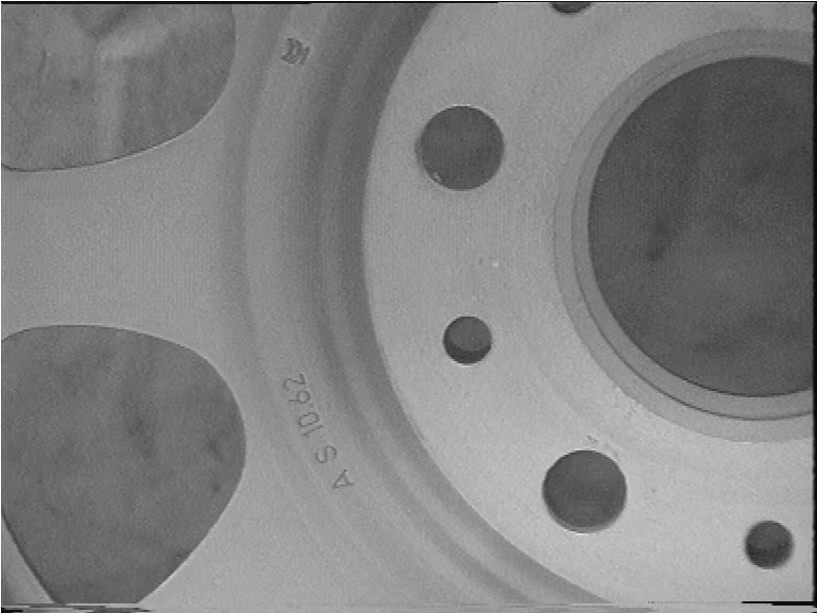
//> input picture yuankong.jpg, 818 x 614 px
$ ./hole   (built with g++ and OpenCV 4)
//> lines starting //> are read from the running program, lines starting //| are printed output that depends on the picture; after the words box and inside, x2 and y2 are one past the last pixel; in counts of white or black regions, pixels touching at a corner belong together
// 圆孔检测：CLAHE 增强 + 霍夫圆变换
// 输入：yuankong.jpg   输出：result/hole_*.png
#include <opencv2/opencv.hpp>
#include <iostream>
#include <vector>
#include <filesystem>
#include <algorithm>

using namespace cv;
using namespace std;
namespace fs = std::filesystem;

int main() {
    // 1. 读图（兼容从 build/ 或项目根目录运行）
    string imgPath;
    for (const string& p : {string("../yuankong.jpg"), string("yuankong.jpg")}) {
        if (fs::exists(p)) {
            imgPath = p;
            break;
        }
    }
    if (imgPath.empty()) {
        cout << "错误：找不到 yuankong.jpg，请检查路径。" << endl;
        return -1;
    }

    Mat image = imread(imgPath, IMREAD_COLOR);
//> image is the input picture: 614 rows x 818 cols, CV_8UC3; min 0, max 255, mean 130.4
    if (image.empty()) {
        cout << "错误：无法读取图像: " << imgPath << endl;
        return -1;
    }

    Mat output_image = image.clone();

    // 2. 灰度 + CLAHE 局部对比度增强
    //    原图孔与背景灰度差很小（约 20 级），直接阈值不可靠，用 CLAHE 拉开差距
    Mat gray;
    cvtColor(image, gray, COLOR_BGR2GRAY);

    Ptr<CLAHE> clahe = createCLAHE(3.0, Size(8, 8));
    Mat enhanced;
    clahe->apply(gray, enhanced);
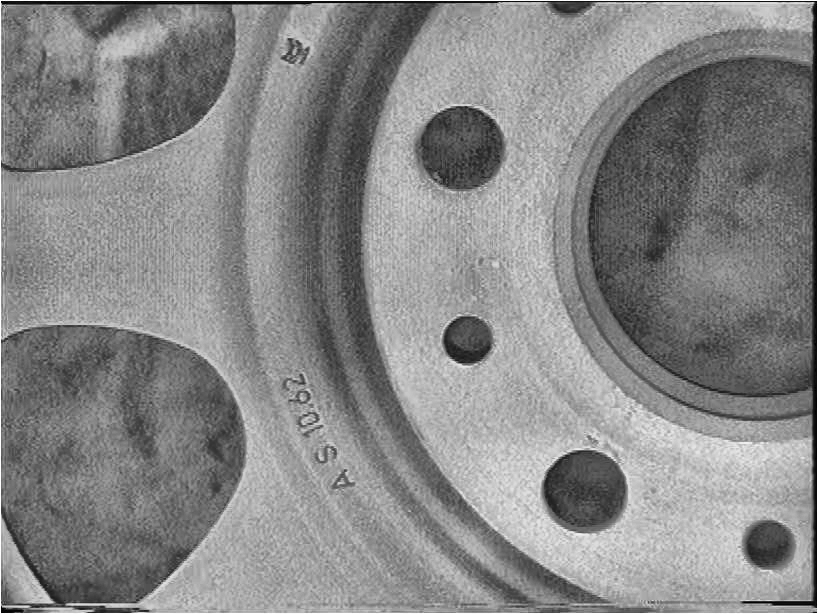
//> enhanced: 614 rows x 818 cols, CV_8UC1; min 0, max 255, mean 134.9

    // 3. 高斯模糊抑制噪声（霍夫圆对噪声敏感）
    Mat blurred;
    GaussianBlur(enhanced, blurred, Size(9, 9), 2.0);

    // 4. 霍夫圆变换
    //    dp=1           与原图同分辨率
    //    minDist=60     两圆心最小间距，避免同一孔被重复检出
    //    param1=120     Canny 高阈值
    //    param2=28      累加器阈值，越大越严格
    //    minRadius/maxRadius  限定小圆孔，排除右侧大孔（半径约 150）
    vector<Vec3f> circles;
    HoughCircles(blurred, circles, HOUGH_GRADIENT,
                 /*dp=*/1, /*minDist=*/60,
                 /*param1=*/120, /*param2=*/28,
                 /*minRadius=*/15, /*maxRadius=*/60);
//> circles = 4 circles (x, y, radius): [584.5, 492.5, 42.5], [460.5, 148.5, 42], [467.5, 340.5, 24.3], [767.5, 545.5, 26.3]

    cout << "霍夫检测到候选圆: " << circles.size() << " 个" << endl;
//| 霍夫检测到候选圆: 4 个

    // 5. 按面积排序后编号（面积从大到小），保证输出稳定
    sort(circles.begin(), circles.end(), [](const Vec3f& a, const Vec3f& b) {
        return a[2] * a[2] > b[2] * b[2];
    });
//> circles = 4 items: [584.5, 492.5, 42.5], [460.5, 148.5, 42], [767.5, 545.5, 26.3], [467.5, 340.5, 24.3]

    int count = 0;
    for (const Vec3f& c : circles) {
        Point center(cvRound(c[0]), cvRound(c[1]));
        int radius = cvRound(c[2]);

        count++;

        // 绿色圆圈
        circle(output_image, center, radius, Scalar(0, 255, 0), 2);
        // 黄色圆心
        circle(output_image, center, 2, Scalar(0, 255, 255), 3);

        // 红色编号（圆圈上方）
        putText(output_image, to_string(count), Point(center.x - 10, center.y - radius - 10),
                FONT_HERSHEY_SIMPLEX, 0.8, Scalar(0, 0, 255), 2);
        // 半径标注（圆圈下方）
        putText(output_image, "r=" + to_string(radius), Point(center.x - 22, center.y + radius + 22),
                FONT_HERSHEY_SIMPLEX, 0.5, Scalar(255, 0, 255), 1);

        cout << "  圆孔 #" << count << " 圆心=(" << center.x << "," << center.y
             << ") 半径=" << radius << endl;
    }
//> this loop made 4 passes
//> (c, center, radius) on passes 1 to 4: ([584.5, 492.5, 42.5], Point(584, 492), 42), ([460.5, 148.5, 42], Point(460, 148), 42), ([767.5, 545.5, 26.3], Point(768, 546), 26), ([467.5, 340.5, 24.3], Point(468, 340), 24)
//|   圆孔 #1 圆心=(584,492) 半径=42
//|   圆孔 #2 圆心=(460,148) 半径=42
//|   圆孔 #3 圆心=(768,546) 半径=26
//|   圆孔 #4 圆心=(468,340) 半径=24
//> pass 1, `putText(output_image, to_string(count), Point(center.x - 10, center.y ..`:
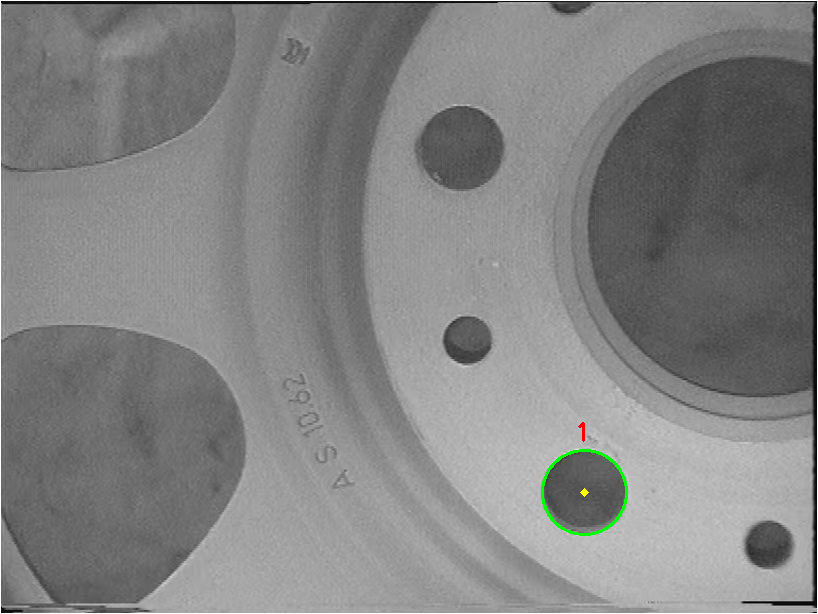
//> output_image: 614 rows x 818 cols, CV_8UC3; 0.18% of pixels changed, all inside (x1, y1, x2, y2) = (541, 422, 628, 536)
//> pass 2, `putText(output_image, to_string(count), Point(center.x - 10, center.y ..`:
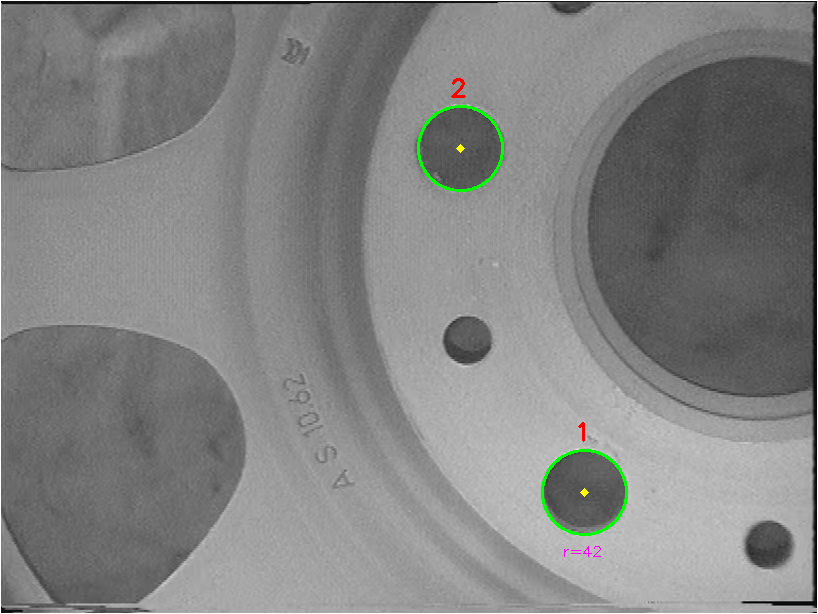
//> output_image: 614 rows x 818 cols, CV_8UC3; mean B, G, R 130, 130.8, 130.1
//> after the loop:
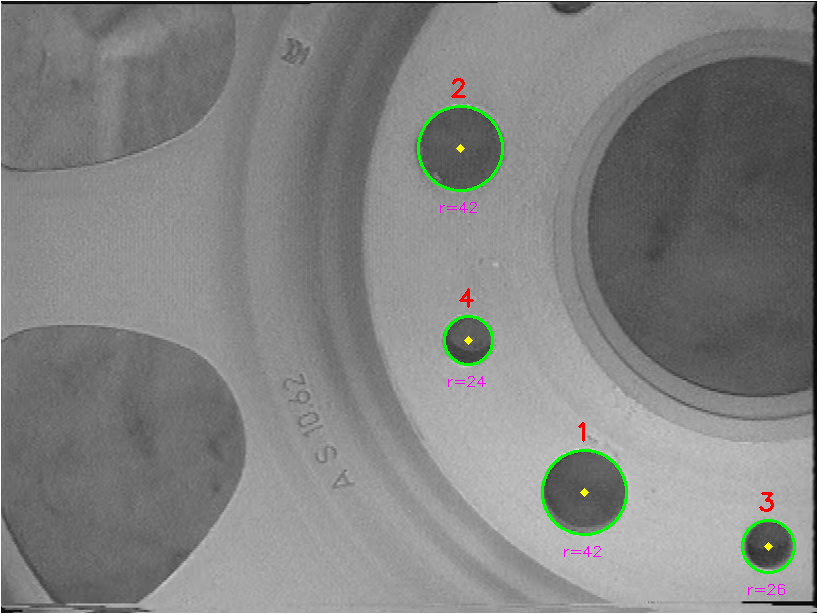
//> output_image: 614 rows x 818 cols, CV_8UC3; mean B, G, R 129.7, 130.9, 130
//> after the loop, count = 4

    cout << "检测到的圆孔数量: " << count << endl;
//| 检测到的圆孔数量: 4

    // 6. 保存结果
    const fs::path srcDir = fs::path(imgPath).parent_path();
    const fs::path outDir = srcDir.empty() ? fs::path("result") : srcDir / "result";
    fs::create_directories(outDir);

    const string p1 = (outDir / "hole_1_enhanced.png").string();
    const string p2 = (outDir / "hole_2_result.png").string();

    imwrite(p1, enhanced);
    imwrite(p2, output_image);

    cout << "结果已保存到目录: " << fs::absolute(outDir).string() << endl;
    cout << "  " << p1 << endl;
    cout << "  " << p2 << endl;

    return 0;
}
